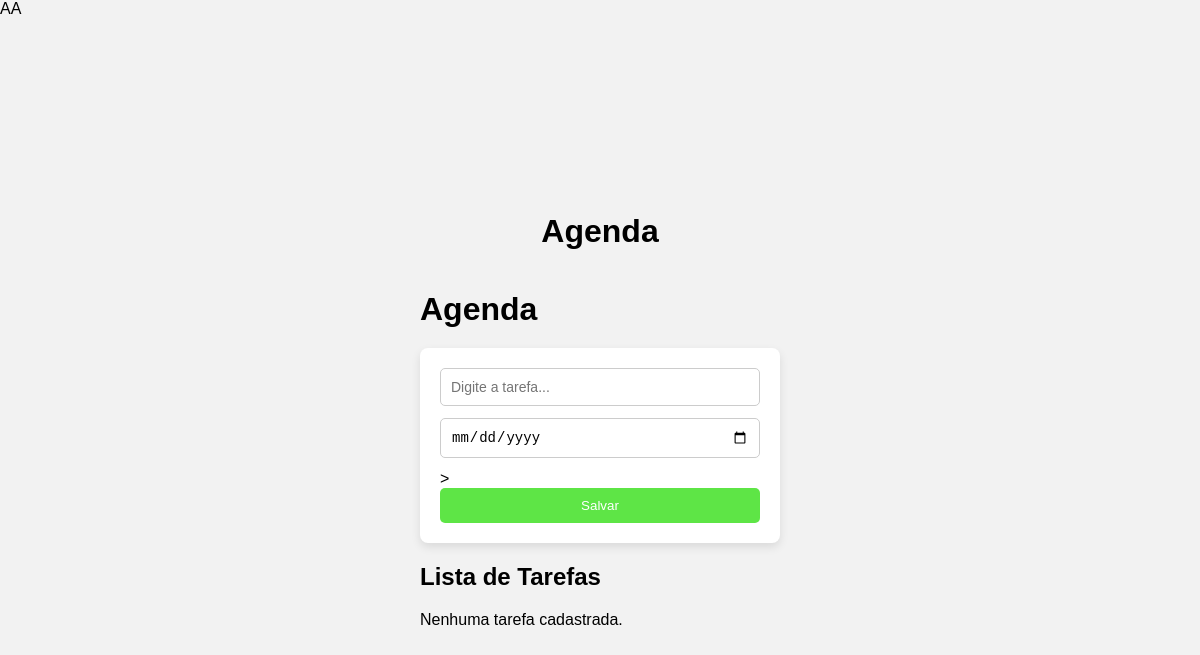
Page /agenda on the earlier database version.
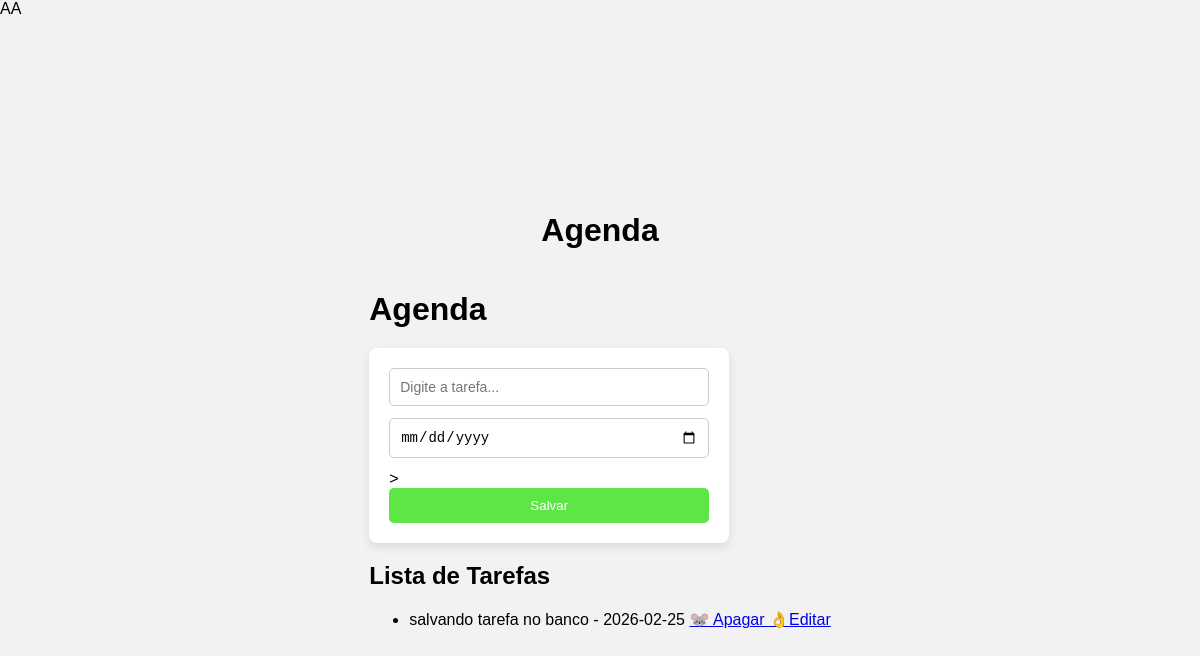
Same page on the later database version.
### tables this page shows
CREATE TABLE tarefas (
            id INTEGER PRIMARY KEY AUTOINCREMENT,
            titulo_tarefa TEXT NOT NULL,
            data_conclusao TEXT);

### app.py (the view)
@app.route('/agenda', methods=['GET','POST'])
def agenda():
    tarefas = None
    if request.method == 'POST':
        titulo_tarefa = request.form['titulo-tarefa']
        data_conclusao = request.form['data-conclusao']
        tarefa = Tarefa(titulo_tarefa, data_conclusao)
        tarefa.salvar_tarefa()
    tarefas = Tarefa.obter_tarefas()
    return render_template('agenda.html', titulo='Agenda', tarefas=tarefas)

### models/database.py (called while the page is built)
    def buscar_tudo(self, query: str, params: tuple = ()) -> list[Any]:
        self.cursor.execute(query, params)
        return self.cursor.fetchall()

    def close(self) -> None:
        self.connection.close()

    def __enter__(self) -> Self:
        return self

    def __exit__(
            self,
            exc_type: Optional[Type[BaseException]],
            exc_value: Optional[BaseException],
            tb: Optional[TracebackType]) -> None:
        if exc_type is not None:
            print('Exceção capturada no contexto')
            print(f'Tipo: {exc_type.__name__}')
            print(f'Mensagem: {exc_value}')
            print('Traceback completo:')
            traceback.print_tb(tb)
        self.close()

### models/tarefa.py (called while the page is built)
    @classmethod
    def obter_tarefas(cls) -> list[Self]:
        with Database('./data/tarefas.sqlite3') as db:
            query: str = 'SELECT titulo_tarefa, data_conclusao, id FROM tarefas;'
            resultados: list[Any] = db.buscar_tudo(query)
            tarefas: list[Self] = [cls(titulo, data, id) for titulo, data, id in resultados]
            return tarefas

### templates/agenda.html (shortened to what this page needs)
AA{% extends "base.html" %}
{% block content %}
<div class="container-principal">
    <h1 class="titulo">Agenda</h1>
    <form method="POST">
       <input type="text" name="titulo-tarefa" class="input-bonito"
              placeholder="Digite a tarefa..." value="{{tarefa_selecionada.titulo_tarefa if
                tarefa_selecionada else ''}}"required>
        <input type="date" name="data-conclusao" class="input-bonito" value="{{tarefa_selecionada.data_conclusao if
                tarefa_selecionada else ''}}"required>>
        <button type="submit" class="btn-adicionar">Salvar</button>
    </form>
        <h2>Lista de Tarefas</h2>
        {% if tarefas %}
          <ul>
            {% for tarefa in tarefas %}
            <li>{{ tarefa.titulo_tarefa }} - {{ tarefa.data_conclusao }}
              <a href="{{url_for ('delete', idTarefa=tarefa.id_tarefa) }}"> 🐭 Apagar </a>
             <a href="{{url_for ('update', idTarefa=tarefa.id_tarefa) }}"> 👌Editar </a></li>
            {% endfor %}
          </ul>
        {% else %}
             <p>Nenhuma tarefa cadastrada.</p>
        {% endif %}
{% endblock %}

Differences in the rows shown:
added tarefas: titulo_tarefa "salvando tarefa no banco", data_conclusao "2026-02-25"
Other differences:
text no longer shown: "Nenhuma tarefa cadastrada."
